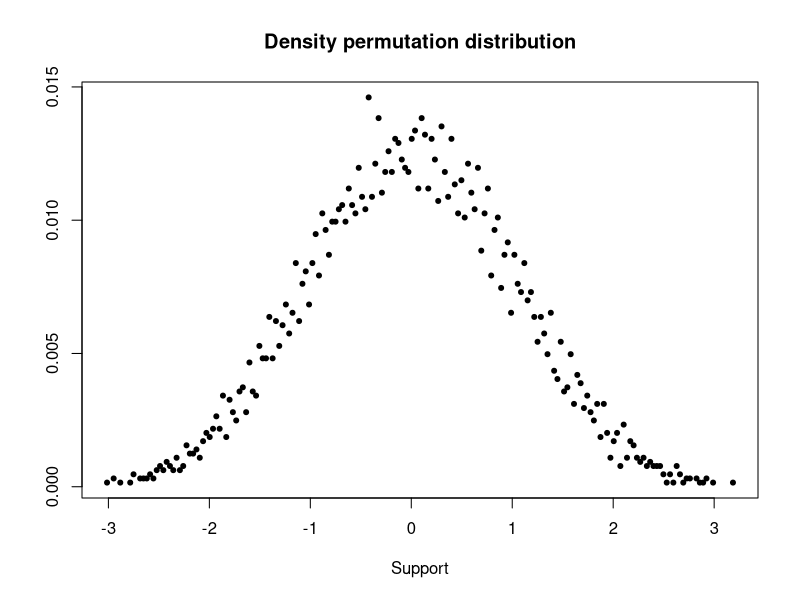
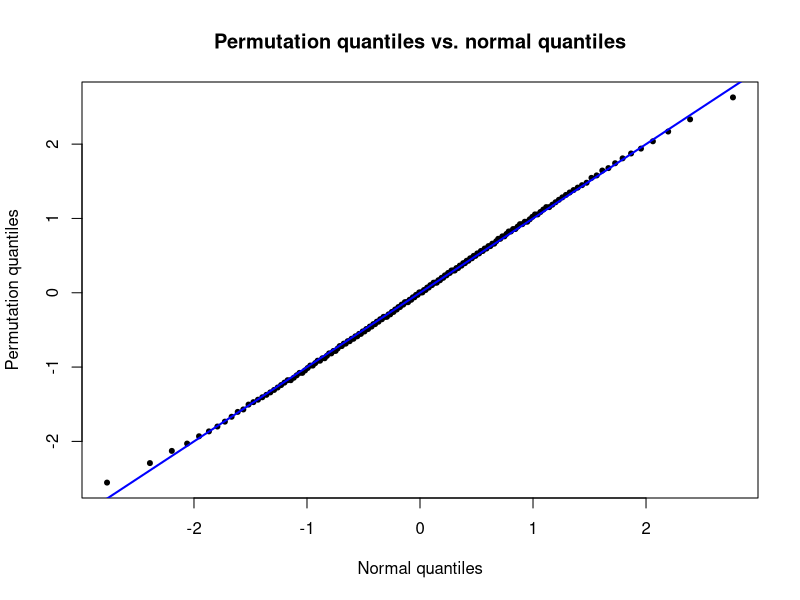
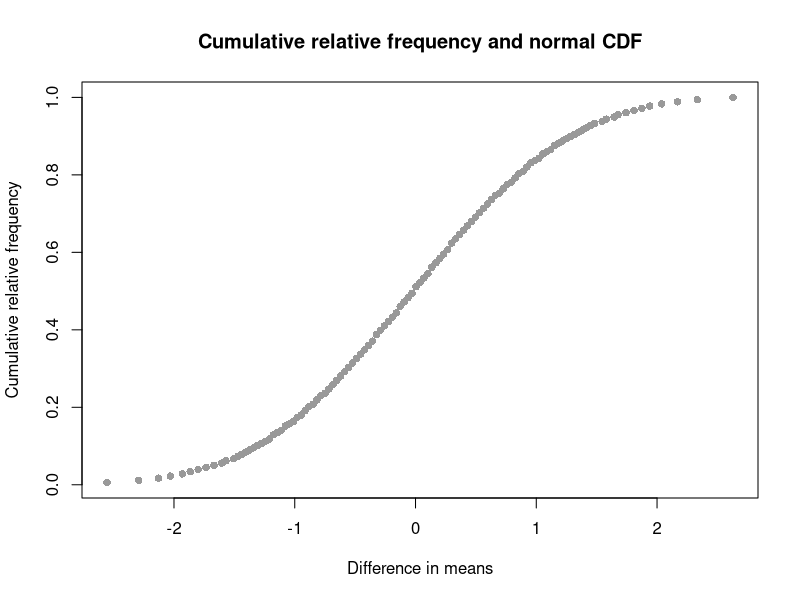

These charts were generated, in order, by the following R code:
## ---- chunk 1
wants <- c("coin", "e1071")
has   <- wants %in% rownames(installed.packages())
if(any(!has)) install.packages(wants[!has])
## ---- chunk 2
set.seed(123)
Nj     <- c(7, 8)
sigma  <- 20
DVa    <- round(rnorm(Nj[1], 100, sigma))
DVb    <- round(rnorm(Nj[2], 110, sigma))
tIndDf <- data.frame(DV=c(DVa, DVb),
                     IV=factor(rep(c("A", "B"), Nj)))
## ---- chunk 3
library(coin)
(ot <- oneway_test(DV ~ IV, alternative="less", data=tIndDf, distribution="exact"))
## ---- chunk 4
tRes <- t.test(DV ~ IV, alternative="less", var.equal=TRUE, data=tIndDf)
tRes$p.value
## ---- chunk 5
idx   <- seq(along=tIndDf$DV)
idxA  <- combn(idx, Nj[1])
getDM <- function(x) { mean(tIndDf$DV[!(idx %in% x)]) - mean(tIndDf$DV[x]) }
resDM <- apply(idxA, 2, getDM)
diffM <- diff(tapply(tIndDf$DV, tIndDf$IV, mean))

# don't use <= because of floating point arithmetic problems
DMstar   <- apply(idxA, 2, getDM)
DMbase   <- mean(DVa) - mean(DVb)
tol      <- .Machine$double.eps^0.5
DMsIsLEQ <- (DMstar < DMbase) | (abs(DMstar-DMbase) < tol)
(pVal    <- sum(DMsIsLEQ) / length(DMstar))
## ---- chunk 6
supp <- support(ot)
dens <- sapply(supp, dperm, object=ot)
plot(supp, dens, xlab="Support", ylab=NA, pch=20, main="Density permutation distribution")
## ---- chunk 7
qEmp <- sapply(ppoints(supp), qperm, object=ot)
qqnorm(qEmp, xlab="Normal quantiles", ylab="Permutation quantiles",
       pch=20, main="Permutation quantiles vs. normal quantiles")
abline(a=0, b=1, lwd=2, col="blue")
## ---- chunk 8
plot(qEmp, ecdf(qEmp)(qEmp), col="gray60", pch=16,
     xlab="Difference in means", ylab="Cumulative relative frequency",
     main="Cumulative relative frequency and normal CDF")
## ---- chunk 9
N       <- 12
id      <- factor(rep(1:N, times=2))
DVpre   <- rnorm(N, 100, 20)
DVpost  <- rnorm(N, 110, 20)
tDepDfW <- data.frame(DVpre, DVpost)          # wide format
tDepDfL <- data.frame(DV=c(DVpre, DVpost),    # long format
                      IV=factor(rep(0:1, each=N), labels=c("pre", "post")))
## ---- chunk 10
library(coin)
oneway_test(DV ~ IV | id, alternative="less", distribution=approximate(nresample=9999),
            data=tDepDfL)
## ---- chunk 11
t.test(Pair(DVpre, DVpost) ~ 1, alternative="less", data=tDepDfW)$p.value
## ---- chunk 12
DVd    <- DVpre - DVpost
sgnLst <- lapply(numeric(N), function(x) { c(-1, 1) } )
sgnMat <- data.matrix(expand.grid(sgnLst))
getMD  <- function(x) { mean(abs(DVd) * x) }
MDstar <- apply(sgnMat, 1, getMD)
MDbase <- mean(DVd)

# don't use <= because of floating point arithmetic problems
tol      <- .Machine$double.eps^0.5
MDsIsLEQ <- (MDstar < MDbase) | (abs(MDstar-MDbase) < tol)
(pVal    <- sum(MDsIsLEQ) / length(MDstar))
## ---- chunk 13
Nf  <- 8
DV1 <- rbinom(Nf, size=1, prob=0.5)
DV2 <- rbinom(Nf, size=1, prob=0.5)
fisher.test(DV1, DV2, alternative="greater")$p.value
## ---- chunk 14
library(e1071)
permIdx  <- permutations(Nf)
getAgree <- function(idx) { sum(diag(table(DV1, DV2[idx]))) }
resAgree <- apply(permIdx, 1, getAgree)
agree12  <- sum(diag(table(DV1, DV2)))
(pVal    <- sum(resAgree >= agree12) / length(resAgree))
## ---- chunk 15
try(detach(package:e1071))
try(detach(package:coin))
try(detach(package:survival))
